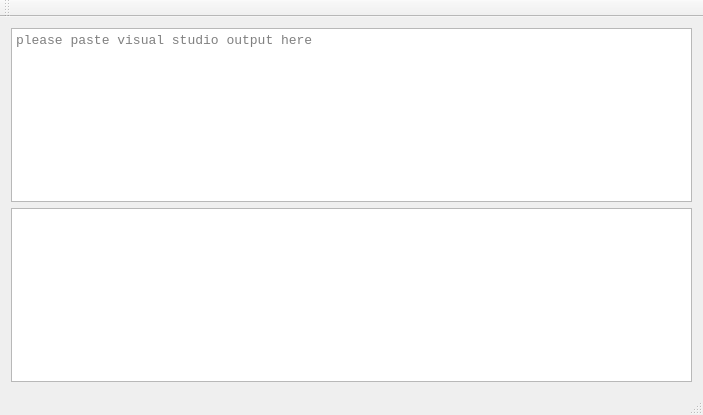
<?xml version="1.0" encoding="UTF-8"?>
<ui version="4.0">
 <class>MainWindow</class>
 <widget class="QMainWindow" name="MainWindow">
  <property name="geometry">
   <rect>
    <x>0</x>
    <y>0</y>
    <width>703</width>
    <height>415</height>
   </rect>
  </property>
  <property name="windowTitle">
   <string>MainWindow</string>
  </property>
  <widget class="QWidget" name="centralWidget">
   <layout class="QVBoxLayout" name="verticalLayout">
    <item>
     <widget class="QPlainTextEdit" name="plainTextEditSource">
      <property name="font">
       <font>
        <family>Courier New</family>
        <pointsize>10</pointsize>
       </font>
      </property>
      <property name="placeholderText">
       <string>please paste visual studio output here</string>
      </property>
     </widget>
    </item>
    <item>
     <widget class="QPlainTextEdit" name="plainTextEditDestination">
      <property name="font">
       <font>
        <family>Courier New</family>
        <pointsize>10</pointsize>
       </font>
      </property>
     </widget>
    </item>
   </layout>
  </widget>
  <widget class="QMenuBar" name="menuBar">
   <property name="geometry">
    <rect>
     <x>0</x>
     <y>0</y>
     <width>703</width>
     <height>21</height>
    </rect>
   </property>
  </widget>
  <widget class="QToolBar" name="mainToolBar">
   <attribute name="toolBarArea">
    <enum>TopToolBarArea</enum>
   </attribute>
   <attribute name="toolBarBreak">
    <bool>false</bool>
   </attribute>
  </widget>
  <widget class="QStatusBar" name="statusBar"/>
 </widget>
 <layoutdefault spacing="6" margin="11"/>
 <resources/>
 <connections/>
</ui>
